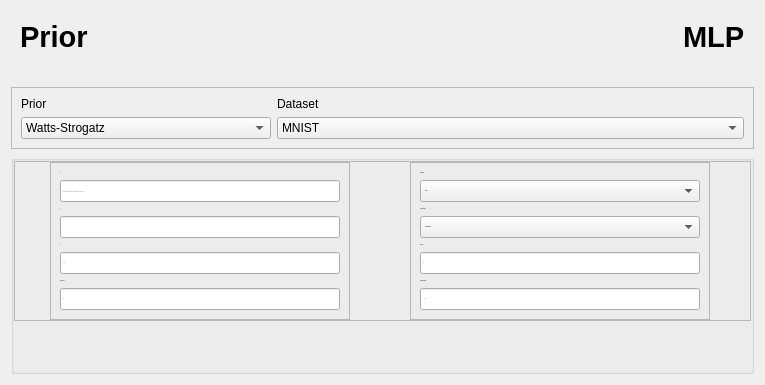
                   <widget class="QWidget" name="model_prior_start_page">
                    <layout class="QGridLayout" name="gridLayout_30">
                     <item row="1" column="0">
                      <widget class="QFrame" name="frame_11">
                       <property name="minimumSize">
                        <size>
                         <width>0</width>
                         <height>0</height>
                        </size>
                       </property>
                       <property name="frameShape">
                        <enum>QFrame::StyledPanel</enum>
                       </property>
                       <property name="frameShadow">
                        <enum>QFrame::Raised</enum>
                       </property>
                       <layout class="QGridLayout" name="gridLayout_26">
                        <item row="2" column="0">
                         <widget class="QComboBox" name="comboBox_3">
                          <property name="minimumSize">
                           <size>
                            <width>250</width>
                            <height>0</height>
                           </size>
                          </property>
                          <property name="maximumSize">
                           <size>
                            <width>250</width>
                            <height>16777215</height>
                           </size>
                          </property>
                          <item>
                           <property name="text">
                            <string>Watts-Strogatz</string>
                           </property>
                          </item>
                          <item>
                           <property name="text">
                            <string>Barabási-Albert</string>
                           </property>
                          </item>
                         </widget>
                        </item>
                        <item row="2" column="1">
                         <widget class="QComboBox" name="input_dataset">
                          <item>
                           <property name="text">
                            <string>MNIST</string>
                           </property>
                          </item>
                          <item>
                           <property name="text">
                            <string>CIFAR-10</string>
                           </property>
                          </item>
                          <item>
                           <property name="text">
                            <string>CIFAR-100</string>
                           </property>
                          </item>
                         </widget>
                        </item>
                        <item row="0" column="1">
                         <widget class="QWidget" name="widget_5" native="true">
                          <property name="minimumSize">
                           <size>
                            <width>0</width>
                            <height>0</height>
                           </size>
                          </property>
                          <layout class="QGridLayout" name="gridLayout_11">
                           <property name="leftMargin">
                            <number>0</number>
                           </property>
                           <property name="topMargin">
                            <number>0</number>
                           </property>
                           <property name="rightMargin">
                            <number>0</number>
                           </property>
                           <property name="bottomMargin">
                            <number>0</number>
                           </property>
                           <property name="horizontalSpacing">
                            <number>0</number>
                           </property>
                           <property name="verticalSpacing">
                            <number>10</number>
                           </property>
                           <item row="0" column="0">
                            <widget class="QLabel" name="label_48">
                             <property name="text">
                              <string>Dataset</string>
                             </property>
                            </widget>
                           </item>
                          </layout>
                         </widget>
                        </item>
                        <item row="0" column="0">
                         <widget class="QLabel" name="label_49">
                          <property name="text">
                           <string>Prior</string>
                          </property>
                         </widget>
                        </item>
                       </layout>
                      </widget>
                     </item>
                     <item row="0" column="0">
                      <widget class="QWidget" name="widget_8" native="true">
                       <property name="minimumSize">
                        <size>
                         <width>0</width>
                         <height>20</height>
                        </size>
                       </property>
                       <property name="maximumSize">
                        <size>
                         <width>16777215</width>
                         <height>70</height>
                        </size>
                       </property>
                       <layout class="QGridLayout" name="gridLayout_29">
                        <property name="bottomMargin">
                         <number>25</number>
                        </property>
                        <item row="0" column="1">
                         <spacer name="horizontalSpacer_9">
                          <property name="orientation">
                           <enum>Qt::Horizontal</enum>
                          </property>
                          <property name="sizeHint" stdset="0">
                           <size>
                            <width>40</width>
                            <height>20</height>
                           </size>
                          </property>
                         </spacer>
                        </item>
                        <item row="0" column="0">
                         <widget class="QLabel" name="label_29">
                          <property name="minimumSize">
                           <size>
                            <width>0</width>
                            <height>50</height>
                           </size>
                          </property>
                          <property name="maximumSize">
                           <size>
                            <width>16777215</width>
                            <height>50</height>
                           </size>
                          </property>
                          <property name="font">
                           <font>
                            <pointsize>22</pointsize>
                            <bold>true</bold>
                           </font>
                          </property>
                          <property name="autoFillBackground">
                           <bool>false</bool>
                          </property>
                          <property name="text">
                           <string>Prior</string>
                          </property>
                          <property name="alignment">
                           <set>Qt::AlignLeading|Qt::AlignLeft|Qt::AlignTop</set>
                          </property>
                          <property name="wordWrap">
                           <bool>true</bool>
                          </property>
                         </widget>
                        </item>
                        <item row="0" column="2">
                         <widget class="QLabel" name="current_model_architecture_label">
                          <property name="minimumSize">
                           <size>
                            <width>0</width>
                            <height>50</height>
                           </size>
                          </property>
                          <property name="maximumSize">
                           <size>
                            <width>16777215</width>
                            <height>50</height>
                           </size>
                          </property>
                          <property name="font">
                           <font>
                            <pointsize>22</pointsize>
                            <bold>true</bold>
                           </font>
                          </property>
                          <property name="autoFillBackground">
                           <bool>false</bool>
                          </property>
                          <property name="text">
                           <string>MLP</string>
                          </property>
                          <property name="alignment">
                           <set>Qt::AlignLeading|Qt::AlignLeft|Qt::AlignTop</set>
                          </property>
                          <property name="wordWrap">
                           <bool>true</bool>
                          </property>
                         </widget>
                        </item>
                       </layout>
                      </widget>
                     </item>
                     <item row="3" column="0">
                      <widget class="QGroupBox" name="groupBox_6">
                       <property name="minimumSize">
                        <size>
                         <width>150</width>
                         <height>80</height>
                        </size>
                       </property>
                       <property name="maximumSize">
                        <size>
                         <width>16777215</width>
                         <height>16777215</height>
                        </size>
                       </property>
                       <property name="font">
                        <font>
                         <pointsize>-1</pointsize>
                        </font>
                       </property>
                       <property name="styleSheet">
                        <string notr="true"/>
                       </property>
                       <property name="title">
                        <string/>
                       </property>
                       <property name="flat">
                        <bool>true</bool>
                       </property>
                       <layout class="QGridLayout" name="gridLayout_32">
                        <property name="leftMargin">
                         <number>0</number>
                        </property>
                        <property name="topMargin">
                         <number>0</number>
                        </property>
                        <property name="rightMargin">
                         <number>0</number>
                        </property>
                        <property name="bottomMargin">
                         <number>50</number>
                        </property>
                        <property name="horizontalSpacing">
                         <number>25</number>
                        </property>
                        <property name="verticalSpacing">
                         <number>0</number>
                        </property>
                        <item row="0" column="0">
                         <widget class="QFrame" name="frame_12">
                          <property name="minimumSize">
                           <size>
                            <width>500</width>
                            <height>100</height>
                           </size>
                          </property>
                          <property name="frameShape">
                           <enum>QFrame::StyledPanel</enum>
                          </property>
                          <property name="frameShadow">
                           <enum>QFrame::Raised</enum>
                          </property>
                          <layout class="QHBoxLayout" name="horizontalLayout_4">
                           <property name="spacing">
                            <number>60</number>
                           </property>
                           <property name="leftMargin">
                            <number>0</number>
                           </property>
                           <property name="topMargin">
                            <number>0</number>
                           </property>
                           <property name="rightMargin">
                            <number>0</number>
                           </property>
                           <property name="bottomMargin">
                            <number>0</number>
                           </property>
                           <item>
                            <spacer name="horizontalSpacer_11">
                             <property name="orientation">
                              <enum>Qt::Horizontal</enum>
                             </property>
                             <property name="sizeHint" stdset="0">
                              <size>
                               <width>35</width>
                               <height>20</height>
                              </size>
                             </property>
                            </spacer>
                           </item>
                           <item>
                            <widget class="QFrame" name="frame_9">
                             <property name="minimumSize">
                              <size>
                               <width>300</width>
                               <height>100</height>
                              </size>
                             </property>
                             <property name="frameShape">
                              <enum>QFrame::StyledPanel</enum>
                             </property>
                             <property name="frameShadow">
                              <enum>QFrame::Raised</enum>
                             </property>
                             <layout class="QVBoxLayout" name="verticalLayout_7">
                              <item>
                               <widget class="QLabel" name="label_39">
                                <property name="text">
                                 <string>N</string>
                                </property>
                               </widget>
                              </item>
                              <item>
                               <widget class="QLineEdit" name="input_prior_numofnodes">
                                <property name="placeholderText">
                                 <string>Seperate with , or give a single value ([6,6,6] or 6)</string>
                                </property>
                               </widget>
                              </item>
                              <item>
                               <widget class="QLabel" name="label_44">
                                <property name="text">
                                 <string>k</string>
                                </property>
                               </widget>
                              </item>
                              <item>
                               <widget class="QLineEdit" name="input_prior_k">
                                <property name="placeholderText">
                                 <string>2</string>
                                </property>
                               </widget>
                              </item>
                              <item>
                               <widget class="QLabel" name="label_45">
                                <property name="text">
                                 <string>p</string>
                                </property>
                               </widget>
                              </item>
                              <item>
                               <widget class="QLineEdit" name="input_prior_p">
                                <property name="placeholderText">
                                 <string>0.05</string>
                                </property>
                               </widget>
                              </item>
                              <item>
                               <widget class="QLabel" name="label_46">
                                <property name="text">
                                 <string>Batch Size</string>
                                </property>
                               </widget>
                              </item>
                              <item>
                               <widget class="QLineEdit" name="input_prior_batch">
                                <property name="text">
                                 <string/>
                                </property>
                                <property name="placeholderText">
                                 <string>64</string>
                                </property>
                               </widget>
                              </item>
                             </layout>
                            </widget>
                           </item>
                           <item>
                            <widget class="QFrame" name="frame_10">
                             <property name="minimumSize">
                              <size>
                               <width>300</width>
                               <height>100</height>
                              </size>
                             </property>
                             <property name="frameShape">
                              <enum>QFrame::StyledPanel</enum>
                             </property>
                             <property name="frameShadow">
                              <enum>QFrame::Raised</enum>
                             </property>
                             <layout class="QVBoxLayout" name="verticalLayout_8">
                              <item>
                               <widget class="QLabel" name="label_41">
                                <property name="text">
                                 <string>Optimizer</string>
                                </property>
                               </widget>
                              </item>
                              <item>
                               <widget class="QComboBox" name="input_prior_optimizer">
                                <item>
                                 <property name="text">
                                  <string>Adam</string>
                                 </property>
                                </item>
                                <item>
                                 <property name="text">
                                  <string>SGD</string>
                                 </property>
                                </item>
                                <item>
                                 <property name="text">
                                  <string>RMSprop</string>
                                 </property>
                                </item>
                                <item>
                                 <property name="text">
                                  <string>Adadelta</string>
                                 </property>
                                </item>
                                <item>
                                 <property name="text">
                                  <string>Adagrad</string>
                                 </property>
                                </item>
                               </widget>
                              </item>
                              <item>
                               <widget class="QLabel" name="label_40">
                                <property name="text">
                                 <string>Loss function</string>
                                </property>
                               </widget>
                              </item>
                              <item>
                               <widget class="QComboBox" name="input_prior_loss">
                                <item>
                                 <property name="text">
                                  <string>CrossEntropy</string>
                                 </property>
                                </item>
                                <item>
                                 <property name="text">
                                  <string>MSE</string>
                                 </property>
                                </item>
                               </widget>
                              </item>
                              <item>
                               <widget class="QLabel" name="label_42">
                                <property name="text">
                                 <string>Epochs</string>
                                </property>
                               </widget>
                              </item>
                              <item>
                               <widget class="QLineEdit" name="input_prior_epochs">
                                <property name="placeholderText">
                                 <string>30</string>
                                </property>
                               </widget>
                              </item>
                              <item>
                               <widget class="QLabel" name="label_43">
                                <property name="text">
                                 <string>Learning Rate</string>
                                </property>
                               </widget>
                              </item>
                              <item>
                               <widget class="QLineEdit" name="input_prior_lr">
                                <property name="text">
                                 <string/>
                                </property>
                                <property name="placeholderText">
                                 <string>0.001</string>
                                </property>
                               </widget>
                              </item>
                             </layout>
                            </widget>
                           </item>
                           <item>
                            <spacer name="horizontalSpacer_10">
                             <property name="orientation">
                              <enum>Qt::Horizontal</enum>
                             </property>
                             <property name="sizeHint" stdset="0">
                              <size>
                               <width>40</width>
                               <height>20</height>
                              </size>
                             </property>
                            </spacer>
                           </item>
                          </layout>
                         </widget>
                        </item>
                       </layout>
                      </widget>
                     </item>
                    </layout>
                   </widget>
